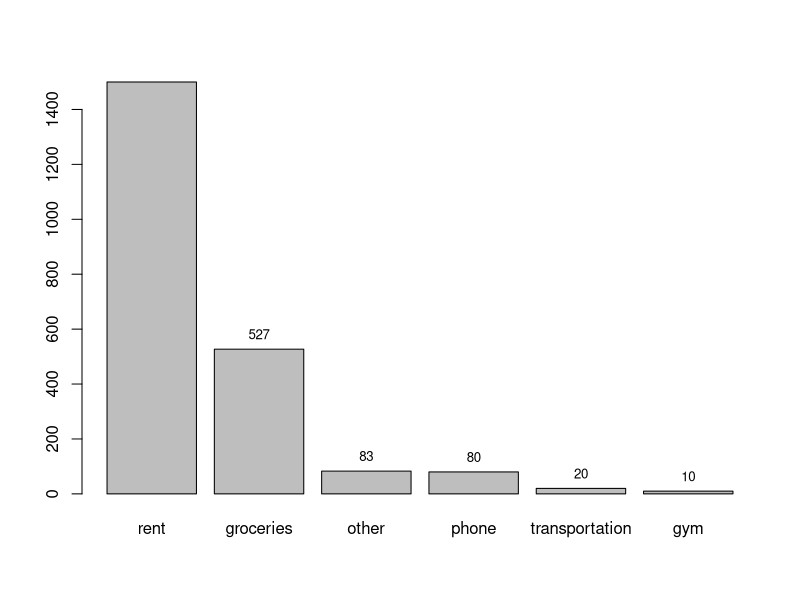

The R script that drew this image:
## ---- chunk 1
phone <- 80
transportation <- 20
groceries <- 527
gym <- 10
rent <- 1500
other <- 83

total <-  transportation + groceries + gym + rent + other
semester <- total * 5
year <- total * 10

expenses <- c(phone, transportation, groceries, gym, rent, other)

names(expenses) <- c("phone", "transportation", "groceries", "gym", "rent", "other")

sorted <- sort(expenses, decreasing = TRUE)
pic <- barplot(sorted)
text(x = pic, y = sorted, label = sorted, pos = 3, cex = 0.8, col = "black")
## ---- chunk 2
a <- 3
b <- 4
c <- sqrt(a**2 + b **2)
c

choose(n = 5, k = 2)

factorial(4)

n <- 5
k <- 2
p <- 1/2

num_comb <- factorial(n) / ((factorial(k) * factorial(n - k)))
prob_factorial <- num_comb * (p ** k) * (1 - p)**(n - k)
prob_factorial

prob_choose <- choose(n, k) * (p ** k) * (1 - p)**(n - k)
prob_choose

dice_n <- 10
dice_k <- 6
dice_p <- 1/6

prob_dice_choose <- choose(dice_n, dice_k) * (dice_p ** dice_k) * (1 - dice_p)**(dice_n - dice_k)
prob_dice_choose

prob_coin <- dbinom(k, n, p, log = FALSE)
prob_coin

prob_dice <- dbinom(dice_k, dice_n, dice_p, log = FALSE)
prob_dice

prob_dice_biased <- dbinom(dice_k, dice_n, 0.35, log = FALSE)
prob_dice_biased

prob_coin_more_than_3 <- dbinom(k, 4, 0.35, log = FALSE) + dbinom(k, 5, 0.35, log = FALSE)
## ---- chunk 3
library(knitr)
